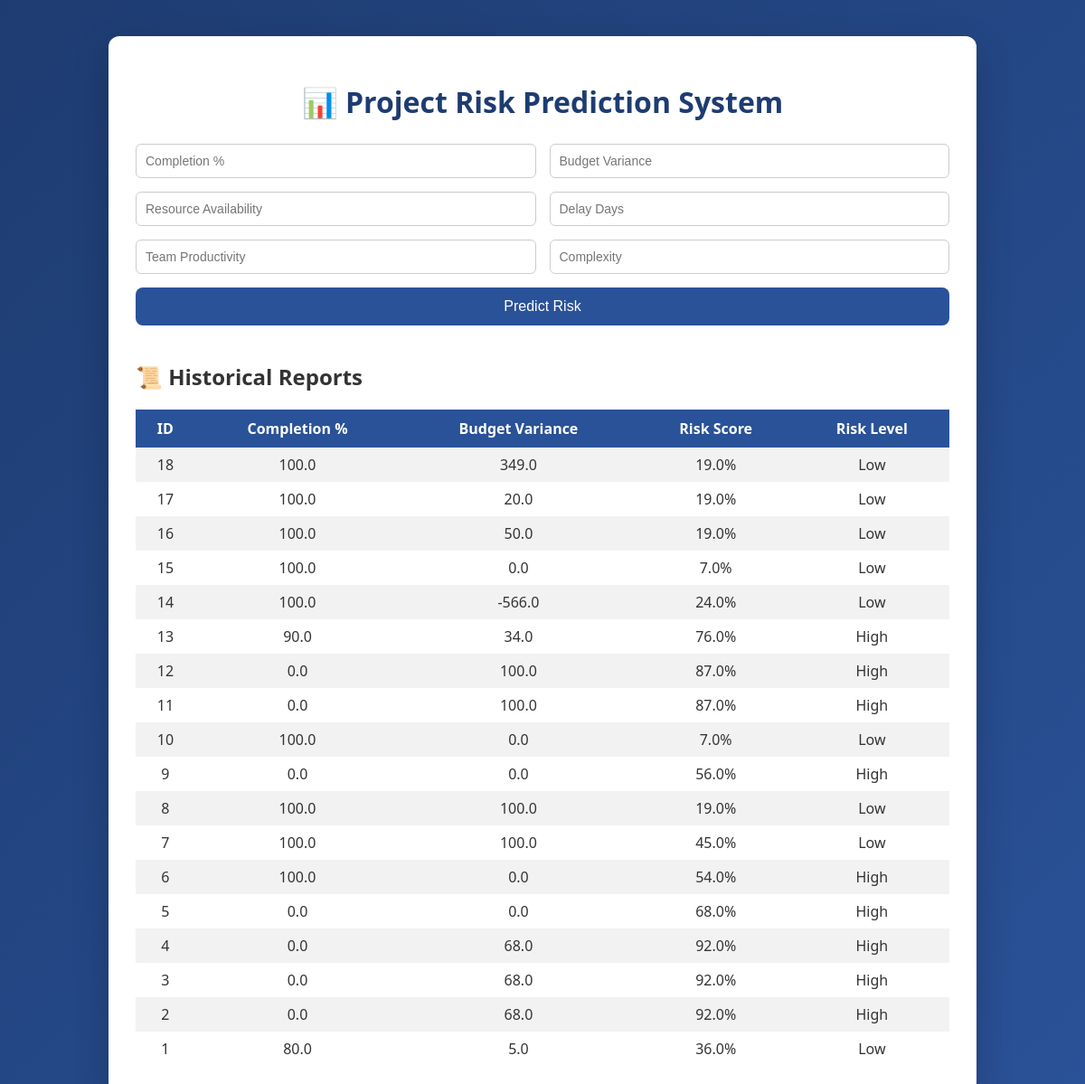
The page / on the database its author committed.
### tables this page shows
CREATE TABLE project_history (
            id INTEGER PRIMARY KEY AUTOINCREMENT,
            completion_percent REAL,
            budget_variance REAL,
            risk_score REAL,
            risk_level TEXT
        );

### app.py (the view, shortened to what this page needs)
@app.route("/", methods=["GET", "POST"])
def dashboard():
    result = None
    alert = None
    records = fetch_all_records()
    return render_template(
        "dashboard.html",
        result=result,
        alert=alert,
        records=records
    )

### database/db.py (called while the page is built)
def fetch_all_records():
    conn = sqlite3.connect("database.db")
    cursor = conn.cursor()
    cursor.execute("SELECT * FROM project_history ORDER BY id DESC")
    records = cursor.fetchall()
    conn.close()
    return records

### templates/dashboard.html (shortened to what this page needs)
<!DOCTYPE html>
<html>
<head>
    <link rel="stylesheet" href="{{ url_for('static', filename='style.css') }}">
</head>
<body>
<div class="container">
    <h1>📊 Project Risk Prediction System</h1>
    <form method="POST">
        <input name="completion" placeholder="Completion %" required>
        <input name="budget" placeholder="Budget Variance" required>
        <input name="resource" placeholder="Resource Availability" required>
        <input name="delay" placeholder="Delay Days" required>
        <input name="productivity" placeholder="Team Productivity" required>
        <input name="complexity" placeholder="Complexity" required>
        <button type="submit">Predict Risk</button>
    </form>
    {% if records and records|length > 0 %}
    <h2 style="margin-top:40px;">📜 Historical Reports</h2>
    <table>
        <tr>
            <th>ID</th>
            <th>Completion %</th>
            <th>Budget Variance</th>
            <th>Risk Score</th>
            <th>Risk Level</th>
        </tr>
        {% for row in records %}
        <tr>
            <td>{{ row[0] }}</td>
            <td>{{ row[1] }}</td>
            <td>{{ row[2] }}</td>
            <td>{{ row[3] }}%</td>
            <td>{{ row[4] }}</td>
        </tr>
        {% endfor %}
    </table>
    {% endif %}
</div>
</body>
</html>

### static/style.css (style rules this page uses)
body { font-family: 'Segoe UI', Tahoma, Geneva, Verdana, sans-serif; background: linear-gradient(135deg, #1e3c72, #2a5298); margin: 0; padding: 0; color: #333; }
.container { width: 90%; max-width: 900px; margin: 40px auto; background: #ffffff; padding: 30px; border-radius: 12px; box-shadow: 0 15px 40px rgba(0, 0, 0, 0.2); }
h1 { text-align: center; margin-bottom: 25px; color: #1e3c72; }
form { display: grid; grid-template-columns: 1fr 1fr; gap: 15px; }
form input { padding: 10px; border: 1px solid #ccc; border-radius: 6px; font-size: 14px; transition: 0.3s ease; }
form button { grid-column: span 2; padding: 12px; background: #2a5298; color: white; border: none; border-radius: 8px; font-size: 16px; cursor: pointer; transition: 0.3s ease; }
table { width: 100%; border-collapse: collapse; margin-top: 15px; }
table th { background: #2a5298; color: white; padding: 10px; }
table td { padding: 8px; text-align: center; }
table tr:nth-child(even) { background-color: #f2f2f2; }

### rows shown on the page
project_history: id "18", completion_percent "100.0", budget_variance "349.0", risk_score "19.0", risk_level "Low"
project_history: id "17", completion_percent "100.0", budget_variance "20.0", risk_score "19.0", risk_level "Low"
project_history: id "16", completion_percent "100.0", budget_variance "50.0", risk_score "19.0", risk_level "Low"
project_history: id "15", completion_percent "100.0", budget_variance "0.0", risk_score "7.0", risk_level "Low"
project_history: id "14", completion_percent "100.0", budget_variance "-566.0", risk_score "24.0", risk_level "Low"
project_history: id "13", completion_percent "90.0", budget_variance "34.0", risk_score "76.0", risk_level "High"
project_history: id "12", completion_percent "0.0", budget_variance "100.0", risk_score "87.0", risk_level "High"
project_history: id "11", completion_percent "0.0", budget_variance "100.0", risk_score "87.0", risk_level "High"
project_history: id "10", completion_percent "100.0", budget_variance "0.0", risk_score "7.0", risk_level "Low"
project_history: id "9", completion_percent "0.0", budget_variance "0.0", risk_score "56.0", risk_level "High"
project_history: id "8", completion_percent "100.0", budget_variance "100.0", risk_score "19.0", risk_level "Low"
project_history: id "7", completion_percent "100.0", budget_variance "100.0", risk_score "45.0", risk_level "Low"
project_history: id "6", completion_percent "100.0", budget_variance "0.0", risk_score "54.0", risk_level "High"
project_history: id "5", completion_percent "0.0", budget_variance "0.0", risk_score "68.0", risk_level "High"
project_history: id "4", completion_percent "0.0", budget_variance "68.0", risk_score "92.0", risk_level "High"
project_history: id "3", completion_percent "0.0", budget_variance "68.0", risk_score "92.0", risk_level "High"
project_history: id "2", completion_percent "0.0", budget_variance "68.0", risk_score "92.0", risk_level "High"
project_history: id "1", completion_percent "80.0", budget_variance "5.0", risk_score "36.0", risk_level "Low"
